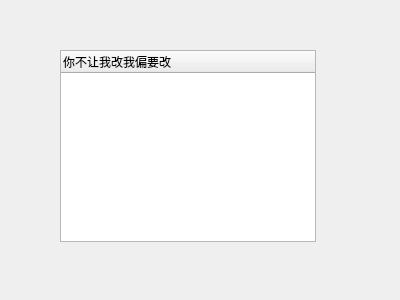
<?xml version="1.0" encoding="UTF-8"?>
<ui version="4.0">
 <class>Widget</class>
 <widget class="QWidget" name="Widget">
  <property name="geometry">
   <rect>
    <x>0</x>
    <y>0</y>
    <width>400</width>
    <height>300</height>
   </rect>
  </property>
  <property name="windowTitle">
   <string>项目控件类(TreeWidget)</string>
  </property>
  <widget class="QTreeWidget" name="treeWidget">
   <property name="geometry">
    <rect>
     <x>60</x>
     <y>50</y>
     <width>256</width>
     <height>192</height>
    </rect>
   </property>
   <column>
    <property name="text">
     <string notr="true">你不让我改我偏要改</string>
    </property>
   </column>
  </widget>
 </widget>
 <tabstops>
  <tabstop>treeWidget</tabstop>
 </tabstops>
 <resources/>
 <connections/>
</ui>
